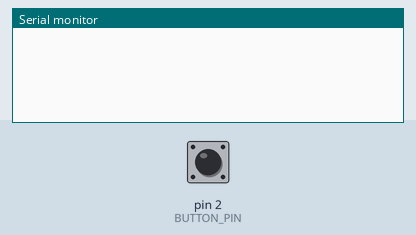
Simulated run of this sketch. Board: Arduino Uno, built with avr-gcc and run on an emulated ATmega328P. On the bench: the last lines printed to the serial monitor. The test bench sets the inputs (shaded band); at power-on: pin 2 (BUTTON_PIN) HIGH.

Above: at 1.2 s.
1.3 s: pin 2 (BUTTON_PIN) pulled LOW for 0.15 s
At 1.6 s:
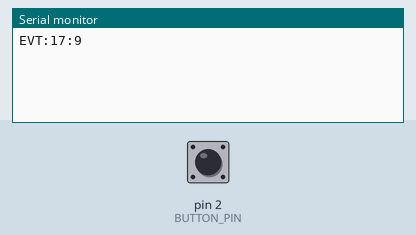
At 9.2 s:
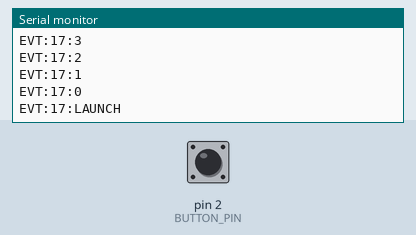
Timing chart, 0 to 9.5 s (numbered marks = the images above; inputs shaded):
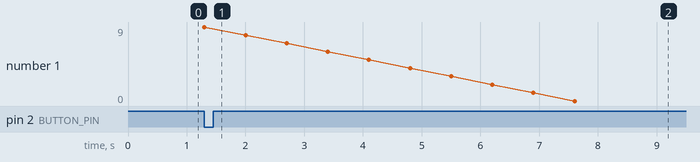

The sketch:

17_launch_countdown.ino
```cpp
/*
  Bosqich 17 — Uchirish (countdown) taymeri
  Nurshahar hikoyasi: Arduino Chrome O'yinlari

  Ulanish:
    Tugma -> D2 va GND orasida (INPUT_PULLUP)
    7-segment displey (yoki 4ta LED) -> D3..D9 (ixtiyoriy, faqat vizual uchun)

  Protokol: "EVT:17:<9..0>" har bir sanoq qadamida,
            "EVT:17:LAUNCH" nol raqamda uchirishda.
*/

const int BUTTON_PIN = 2;

bool wasPressed = false;

void setup() {
  Serial.begin(9600);
  pinMode(BUTTON_PIN, INPUT_PULLUP);
}

void loop() {
  bool pressed = digitalRead(BUTTON_PIN) == LOW;

  if (pressed && !wasPressed) {
    for (int n = 9; n >= 0; n--) {
      Serial.print("EVT:17:");
      Serial.println(n);
      delay(700);
    }
    Serial.println("EVT:17:LAUNCH");
    delay(500);
  }

  wasPressed = pressed;
  delay(20);
}
```

Measured:
- after the input at 1.3 s, the serial monitor: prints a new line at once (image 1)
